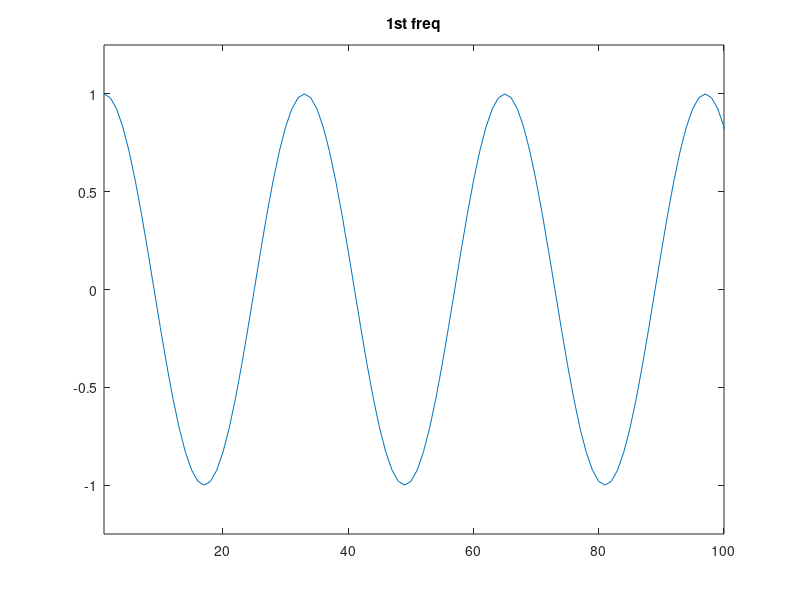
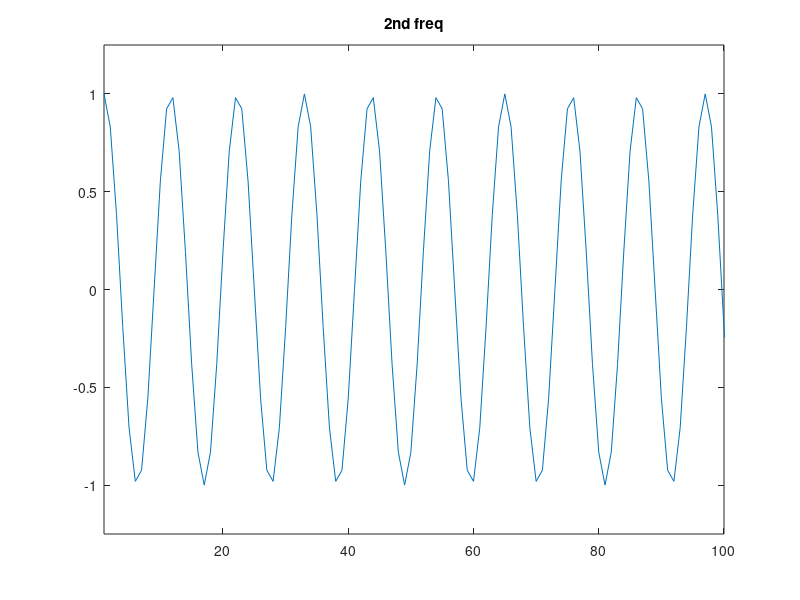
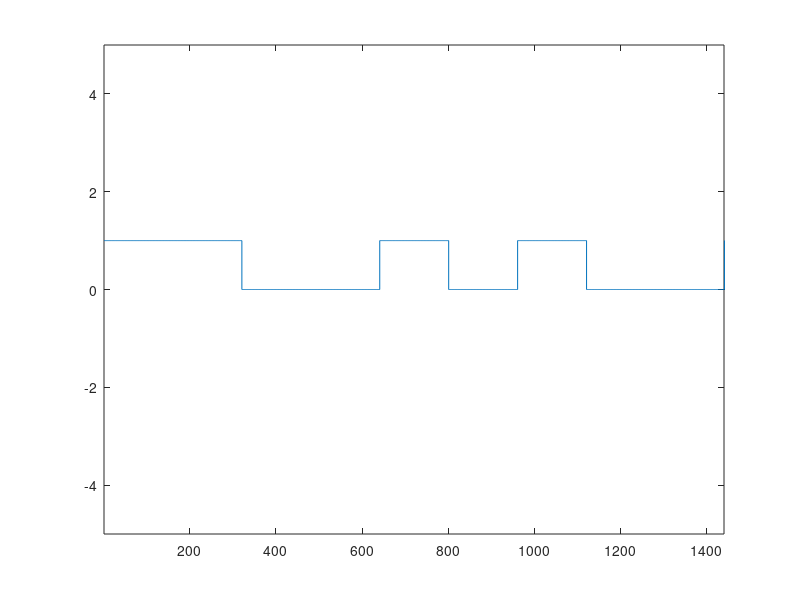
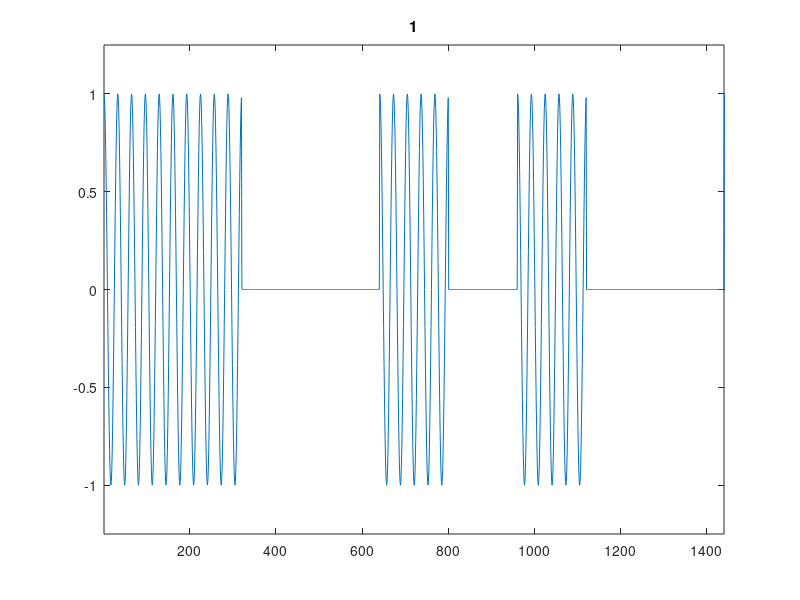

MATLAB code for these plots, in order:
%% Phase 2: Modulation for communication
clc; close all; clear;


%Generated baseband data
N_bits = 1024;

%Let the carrier frequency be 10 KHz
Fc = 10000;

%carrier signal is 16 times oversampled
Fs = Fc * 16;

%consider the baseband data rate as 1 kbps
baseband_dataRate = 1000;
Ts = Fs / baseband_dataRate; % sampling period OR for each bit, sample 160 times.

%Modulate the data samples with carrier signal (cos(2pft))
A = 1; % multiplying twice the carrier signal
t = 0: 1/Fs : N_bits/baseband_dataRate;
carrier_sig = A .* cos(2*pi*(Fc-5000)*t);
carrier_sig2 = A .* cos(2*pi*(Fc+5000)*t);
figure; plot(carrier_sig); title("1st freq");ylim([-1.25 1.25]); xlim([1 100]);
figure; plot(carrier_sig2); title("2nd freq");ylim([-1.25 1.25]); xlim([1 100]);

%%
%Assume a 6th order filter with cut-off frequency 0.2 in the function
[b_low, a_low] = butter(6, 0.2);

signalLen = Fs* N_bits /baseband_dataRate + 1;
SNR_db_Values_Array = 0:5:50; 
ER_OOK = zeros(1, length(SNR_db_Values_Array));

rng(0);
Data = randi([0 1], 1 , N_bits);


%fill the data stream
DataStream = zeros(1, signalLen);
for i = 1: signalLen - 1
    DataStream(i) = Data(ceil(i*baseband_dataRate/Fs));
end
DataStream(signalLen) = DataStream(signalLen - 1);
figure; stairs(DataStream); ylim([-5 5]); xlim([1 1440]);

Signal_BFSK1 = DataStream .* carrier_sig;
Signal_BFSK2 = (1 - DataStream) .* carrier_sig2;
figure; plot(Signal_BFSK1); title("1");ylim([-1.25 1.25]); xlim([1 1440]);
figure; plot(Signal_BFSK2); title("0");ylim([-1.25 1.25]); xlim([1 1440]);

Signal = Signal_BFSK1 + Signal_BFSK2;
figure; plot(Signal); title("10");ylim([-1.25 1.25]); xlim([1 1440]);



